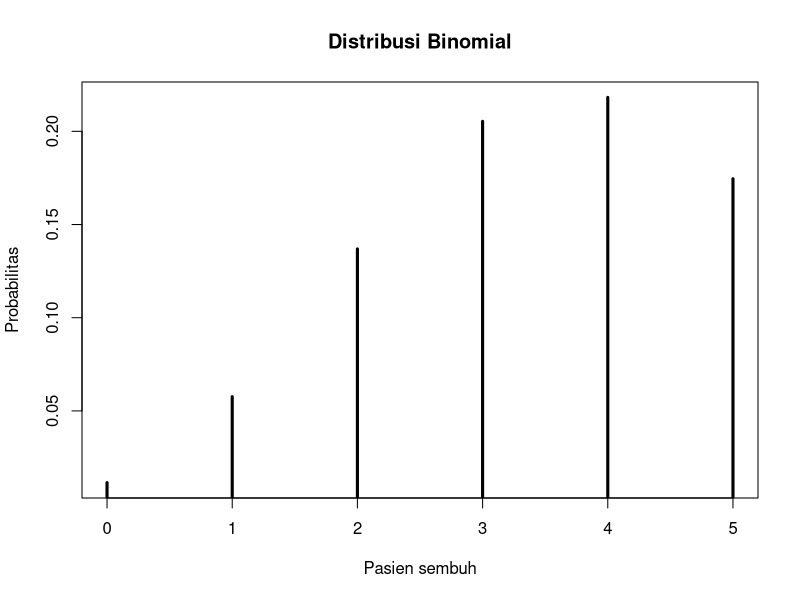

This figure's R source:
distBinomial <- function(n,x,p,q){
  c <- dim(combn(n,x))[2]
  print(c*((p)**x)*((q)**(n-x)))
}
#2a
n <- 20
x <- 4
p <- 0.2
q <- 1-p
a <- dbinom(x,n,p)
print(a)

#2b
b <- plot(0:5,dbinom(0:5,size=20,prob=.2),
           type = 'h', #tipe plot menjadi histogram
           main='Distribusi Binomial',
           ylab='Probabilitas',
           xlab ='Pasien sembuh',
           lwd=3)

#2c
rataan <- n * p
varian <- n * p * q
print(rataan)
print(varian)
